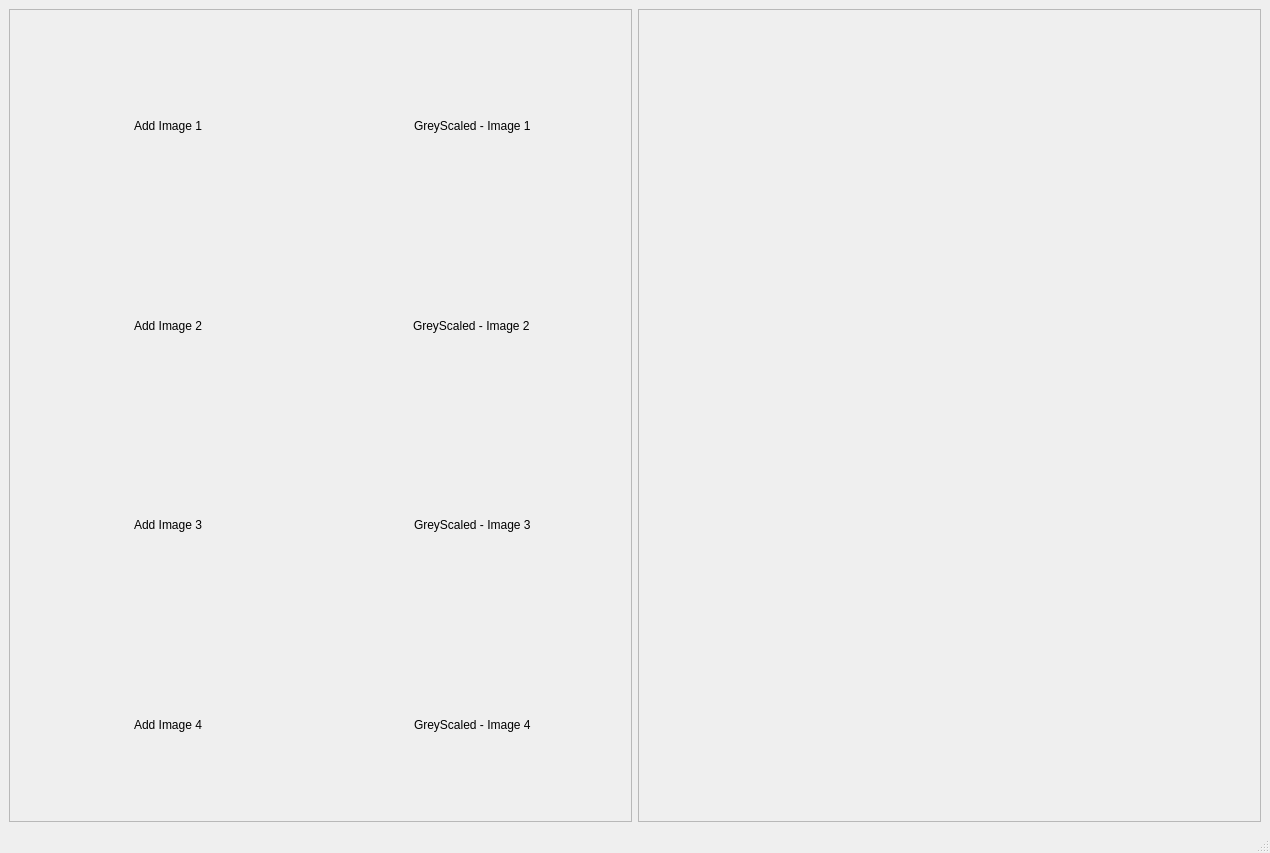
<?xml version="1.0" encoding="UTF-8"?>
<ui version="4.0">
 <class>MainWindow</class>
 <widget class="QMainWindow" name="MainWindow">
  <property name="geometry">
   <rect>
    <x>0</x>
    <y>0</y>
    <width>1270</width>
    <height>853</height>
   </rect>
  </property>
  <property name="windowTitle">
   <string>MainWindow</string>
  </property>
  <widget class="QWidget" name="centralwidget">
   <layout class="QGridLayout" name="gridLayout_2">
    <item row="0" column="0">
     <widget class="QFrame" name="imageFrame">
      <property name="frameShape">
       <enum>QFrame::StyledPanel</enum>
      </property>
      <property name="frameShadow">
       <enum>QFrame::Raised</enum>
      </property>
      <layout class="QGridLayout" name="gridLayout">
       <item row="2" column="0">
        <widget class="QLabel" name="image2">
         <property name="text">
          <string/>
         </property>
         <property name="pixmap">
          <pixmap resource="icons.qrc">:/newPrefix/icons/2094736.png</pixmap>
         </property>
         <property name="scaledContents">
          <bool>true</bool>
         </property>
        </widget>
       </item>
       <item row="5" column="0" alignment="Qt::AlignHCenter|Qt::AlignTop">
        <widget class="QLabel" name="label3">
         <property name="text">
          <string>Add Image 3</string>
         </property>
        </widget>
       </item>
       <item row="6" column="0">
        <widget class="QLabel" name="image4">
         <property name="text">
          <string/>
         </property>
         <property name="pixmap">
          <pixmap resource="icons.qrc">:/newPrefix/icons/2094736.png</pixmap>
         </property>
         <property name="scaledContents">
          <bool>true</bool>
         </property>
        </widget>
       </item>
       <item row="3" column="0" alignment="Qt::AlignHCenter|Qt::AlignTop">
        <widget class="QLabel" name="label2">
         <property name="text">
          <string>Add Image 2</string>
         </property>
        </widget>
       </item>
       <item row="7" column="0" alignment="Qt::AlignHCenter|Qt::AlignTop">
        <widget class="QLabel" name="label4">
         <property name="text">
          <string>Add Image 4</string>
         </property>
        </widget>
       </item>
       <item row="1" column="0" alignment="Qt::AlignHCenter|Qt::AlignTop">
        <widget class="QLabel" name="label1">
         <property name="text">
          <string>Add Image 1</string>
         </property>
        </widget>
       </item>
       <item row="0" column="0">
        <widget class="QLabel" name="image1">
         <property name="text">
          <string/>
         </property>
         <property name="pixmap">
          <pixmap resource="icons.qrc">:/newPrefix/icons/2094736.png</pixmap>
         </property>
         <property name="scaledContents">
          <bool>true</bool>
         </property>
        </widget>
       </item>
       <item row="4" column="0">
        <widget class="QLabel" name="image3">
         <property name="text">
          <string/>
         </property>
         <property name="pixmap">
          <pixmap resource="icons.qrc">:/newPrefix/icons/2094736.png</pixmap>
         </property>
         <property name="scaledContents">
          <bool>true</bool>
         </property>
        </widget>
       </item>
       <item row="0" column="1">
        <widget class="QLabel" name="Gimage1">
         <property name="text">
          <string/>
         </property>
         <property name="pixmap">
          <pixmap resource="icons.qrc">:/newPrefix/icons/2094736.png</pixmap>
         </property>
         <property name="scaledContents">
          <bool>true</bool>
         </property>
        </widget>
       </item>
       <item row="2" column="1">
        <widget class="QLabel" name="Gimage2">
         <property name="text">
          <string/>
         </property>
         <property name="pixmap">
          <pixmap resource="icons.qrc">:/newPrefix/icons/2094736.png</pixmap>
         </property>
         <property name="scaledContents">
          <bool>true</bool>
         </property>
        </widget>
       </item>
       <item row="4" column="1">
        <widget class="QLabel" name="Gimage3">
         <property name="text">
          <string/>
         </property>
         <property name="pixmap">
          <pixmap resource="icons.qrc">:/newPrefix/icons/2094736.png</pixmap>
         </property>
         <property name="scaledContents">
          <bool>true</bool>
         </property>
        </widget>
       </item>
       <item row="6" column="1">
        <widget class="QLabel" name="Gimage4">
         <property name="text">
          <string/>
         </property>
         <property name="pixmap">
          <pixmap resource="icons.qrc">:/newPrefix/icons/2094736.png</pixmap>
         </property>
         <property name="scaledContents">
          <bool>true</bool>
         </property>
        </widget>
       </item>
       <item row="7" column="1" alignment="Qt::AlignHCenter|Qt::AlignTop">
        <widget class="QLabel" name="Glabel4">
         <property name="text">
          <string>GreyScaled - Image 4</string>
         </property>
        </widget>
       </item>
       <item row="5" column="1" alignment="Qt::AlignHCenter|Qt::AlignTop">
        <widget class="QLabel" name="Glabel3">
         <property name="text">
          <string>GreyScaled - Image 3</string>
         </property>
        </widget>
       </item>
       <item row="3" column="1" alignment="Qt::AlignHCenter|Qt::AlignTop">
        <widget class="QLabel" name="Glabel2">
         <property name="text">
          <string>GreyScaled - Image 2 </string>
         </property>
        </widget>
       </item>
       <item row="1" column="1" alignment="Qt::AlignHCenter|Qt::AlignTop">
        <widget class="QLabel" name="Glabel1">
         <property name="text">
          <string>GreyScaled - Image 1</string>
         </property>
        </widget>
       </item>
      </layout>
     </widget>
    </item>
    <item row="0" column="1">
     <widget class="QFrame" name="frame_3">
      <property name="frameShape">
       <enum>QFrame::StyledPanel</enum>
      </property>
      <property name="frameShadow">
       <enum>QFrame::Raised</enum>
      </property>
      <layout class="QVBoxLayout" name="verticalLayout_3">
       <item>
        <widget class="QLabel" name="label_3">
         <property name="text">
          <string/>
         </property>
         <property name="pixmap">
          <pixmap resource="icons.qrc">:/newPrefix/icons/2094736.png</pixmap>
         </property>
         <property name="scaledContents">
          <bool>true</bool>
         </property>
        </widget>
       </item>
       <item>
        <widget class="QLabel" name="label_12">
         <property name="text">
          <string/>
         </property>
         <property name="pixmap">
          <pixmap resource="icons.qrc">:/newPrefix/icons/2094736.png</pixmap>
         </property>
         <property name="scaledContents">
          <bool>true</bool>
         </property>
        </widget>
       </item>
      </layout>
     </widget>
    </item>
   </layout>
  </widget>
  <widget class="QMenuBar" name="menubar">
   <property name="geometry">
    <rect>
     <x>0</x>
     <y>0</y>
     <width>1270</width>
     <height>26</height>
    </rect>
   </property>
  </widget>
  <widget class="QStatusBar" name="statusbar"/>
 </widget>
 <resources>
  <include location="icons.qrc"/>
 </resources>
 <connections/>
</ui>
